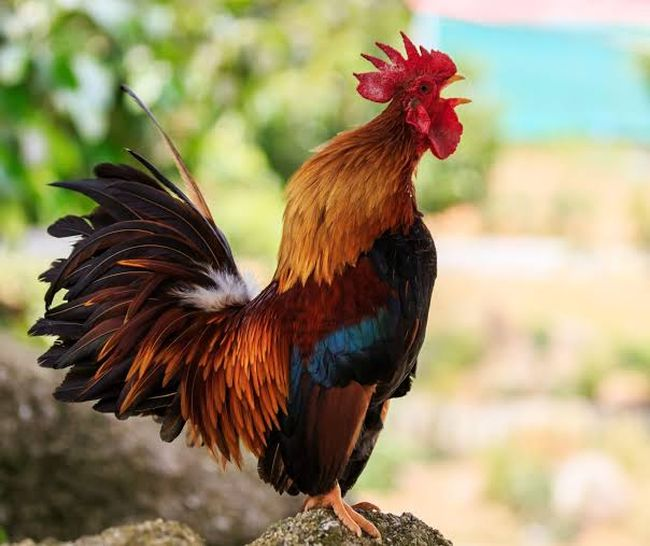
#> input picture load_image/ajem.jpeg, 650 x 546 px, found by its file name
$ jupyter execute js12_kmeans_mochammad_hairullah.ipynb
#> lines starting #> are read from the running program, lines starting #| are printed output that depends on the picture
# K-Means

Capaian Pembelajaran
1. Mahasiswa dapat menjelaskan konsep K-Means untuk klasterisasi data
2. Mahasiswa dapat menerapkan K-Means pada kasus dunia nyata

[cell 1]
from google.colab import drive
drive.mount('/content/drive')

## Sekilas tentang k-Means
k-Means adalah salah satu algoritma klasterisasi yang termasuk dalam jenis algoritma unsupervised. Algoritma ini memiliki fungsi untuk mempelajari properti data yang berupa label kelompok data yang bersifat diskrit (jelas dan countable)

## Import Library

[cell 2]
import matplotlib.pyplot as plt
import seaborn as sns; sns.set()
import numpy as np

## Pengantar k-Means

[cell 3]
from sklearn.datasets import make_blobs
X, y_true = make_blobs(n_samples=300, centers=4,
                       cluster_std=0.60, random_state=0)
plt.scatter(X[:, 0], X[:, 1], s=50);

[cell 4]
from sklearn.cluster import KMeans
kmeans = KMeans(n_clusters=4)
kmeans.fit(X)
y_kmeans = kmeans.predict(X)

[cell 5]
plt.scatter(X[:, 0], X[:, 1], c=y_kmeans, s=50, cmap='viridis')

centers = kmeans.cluster_centers_
plt.scatter(centers[:, 0], centers[:, 1], c='black', s=200, alpha=0.5)

## Algoritma Expectation-Maximization

[cell 6]
from sklearn.metrics import pairwise_distances_argmin

def find_clusters(X, n_clusters, rseed=2):
    # 1. Randomly choose clusters
#> called with X = array of shape (300, 2), n_clusters = 4, rseed = 2
    rng = np.random.RandomState(rseed)
    i = rng.permutation(X.shape[0])[:n_clusters]
    centers = X[i]

    while True:
        # 2a. input label center yang baru
        labels = pairwise_distances_argmin(X, centers)

        # 2b. update center dari titik baru
        new_centers = np.array([X[labels == i].mean(0)
                                for i in range(n_clusters)])

        # 2c. cek konvergensi
        if np.all(centers == new_centers):
            break
        centers = new_centers

    return centers, labels

centers, labels = find_clusters(X, 4)
plt.scatter(X[:, 0], X[:, 1], c=labels,s=50, cmap='viridis');

### Perubahan random

[cell 7]
centers, labels = find_clusters(X, 4, rseed=0)
plt.scatter(X[:, 0], X[:, 1], c=labels,s=50, cmap='viridis');
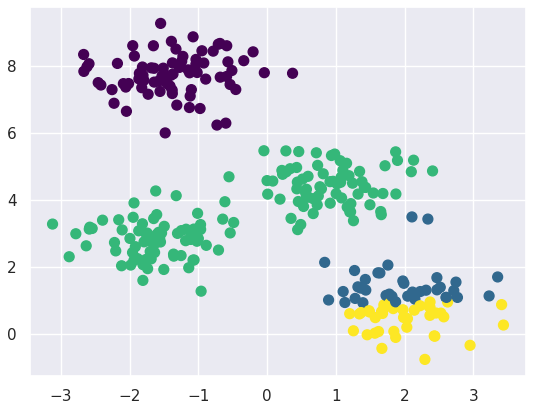
#> figure drawn by matplotlib, 1 panel

### Optimalisasi Jumlah Klaster

[cell 8]
labels = KMeans(6, random_state=0).fit_predict(X)
plt.scatter(X[:, 0], X[:, 1], c=labels, s=50, cmap='viridis');
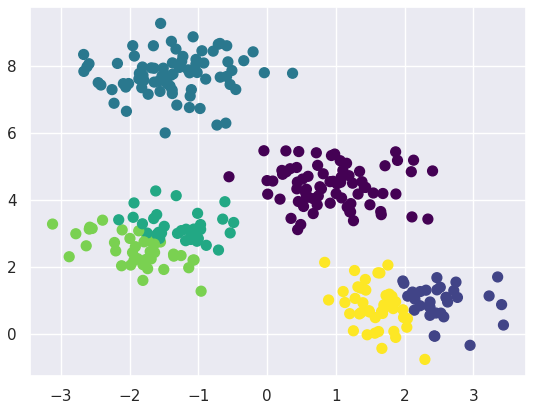
#> figure drawn by matplotlib, 1 panel

### Batas Klaster yang Tidak Selalu Linier

[cell 9]
from sklearn.datasets import make_moons
X, y = make_moons(200, noise=.05, random_state=0)

[cell 10]
labels = KMeans(2, random_state=0).fit_predict(X)
plt.scatter(X[:, 0], X[:, 1], c=labels,s=50, cmap='viridis');
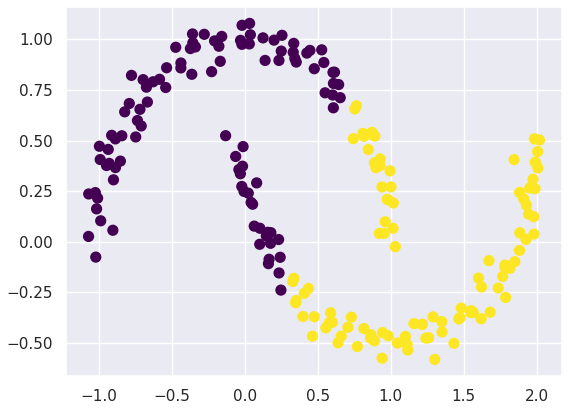
#> figure drawn by matplotlib, 1 panel

[cell 11]
from sklearn.cluster import SpectralClustering
model = SpectralClustering(n_clusters=2, affinity='nearest_neighbors',
                           assign_labels='kmeans')
labels = model.fit_predict(X)
plt.scatter(X[:, 0], X[:, 1], c=labels, s=50, cmap='viridis');

## Contoh Kasus 1: Karakter Angka

[cell 12]
from sklearn.datasets import load_digits
digits = load_digits()
digits.data.shape

[cell 13]
# terapkan K-Means
kmeans = KMeans(n_clusters=10, random_state=0)
clusters = kmeans.fit_predict(digits.data)
kmeans.cluster_centers_.shape

[cell 14]
fig, ax = plt.subplots(2, 5, figsize=(8, 3))
centers = kmeans.cluster_centers_.reshape(10, 8, 8)
for axi, center in zip(ax.flat, centers):
    axi.set(xticks=[], yticks=[])
    axi.imshow(center, interpolation='nearest', cmap=plt.cm.binary)
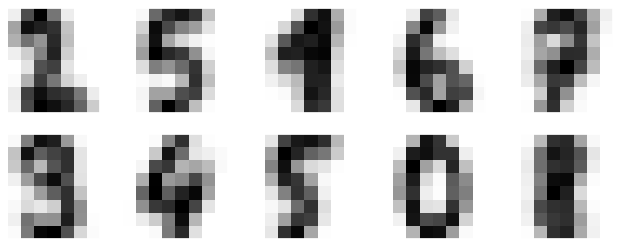
#> figure drawn by matplotlib, 10 panels

[cell 15]
from scipy.stats import mode

labels = np.zeros_like(clusters)
for i in range(10):
    mask = (clusters == i)
    labels[mask] = mode(digits.target[mask])[0]

[cell 16]
from sklearn.metrics import accuracy_score
accuracy_score(digits.target, labels)

[cell 17]
from sklearn.metrics import confusion_matrix
mat = confusion_matrix(digits.target, labels)
sns.heatmap(mat.T, square=True, annot=True, fmt='d', cbar=False,
            xticklabels=digits.target_names,
            yticklabels=digits.target_names)
plt.xlabel('true label')
plt.ylabel('predicted label');
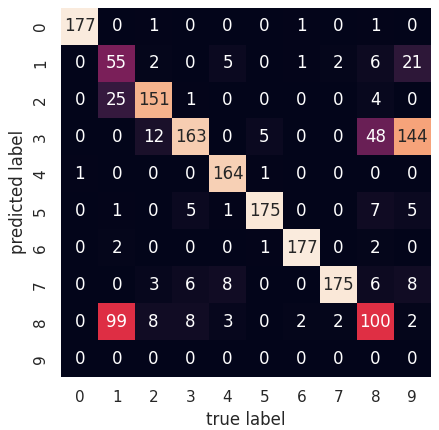
#> figure drawn by matplotlib, 1 panel

[cell 18]
from sklearn.manifold import TSNE


tsne = TSNE(n_components=2, init='random', random_state=0)
digits_proj = tsne.fit_transform(digits.data)

# hitung klaster
kmeans = KMeans(n_clusters=10, random_state=0)
clusters = kmeans.fit_predict(digits_proj)

# permutasi label
labels = np.zeros_like(clusters)
for i in range(10):
    mask = (clusters == i)
    labels[mask] = mode(digits.target[mask])[0]

# hitung akurasi
accuracy_score(digits.target, labels)

## Studi Kasus 2: Kompresi Citra

[cell 19]
from skimage import io
img = io.imread("./img/ajem.jpeg")
#> img is the input picture: shape (546, 650, 3); mean R, G, B 153.8, 142.4, 109.3
io.imshow(img)

[cell 20]
img.shape
#> Out = (546, 650, 3)

[cell 21]
data = img / 255.0
data = data.reshape(546 * 650, 3)
data.shape
#> Out = (354900, 3)

[cell 22]
def plot_pixels(data, title, colors=None, N=10000):
#> called with data = array of shape (354900, 3), N = 10000
    if colors is None:
        colors = data

    # choose a random subset
    rng = np.random.RandomState(0)
    i = rng.permutation(data.shape[0])[:N]
    colors = colors[i]
    R, G, B = data[i].T
#> R = 10000 values, max 1 at index 24, min 0 at index 3665, mean 0.607; G = 10000 values, max 0.98 at index 1820, min 0 at index 285, mean 0.561; B = 10000 values, max 1 at index 856, min 0 at index 47, mean 0.43

    fig, ax = plt.subplots(1, 2, figsize=(16, 6))
    ax[0].scatter(R, G, color=colors, marker='.')
    ax[0].set(xlabel='Red', ylabel='Green', xlim=(0, 1), ylim=(0, 1))

    ax[1].scatter(R, B, color=colors, marker='.')
    ax[1].set(xlabel='Red', ylabel='Blue', xlim=(0, 1), ylim=(0, 1))

    fig.suptitle(title, size=20);

[cell 23]
plot_pixels(data, title='Input color space: 16 million possible colors')
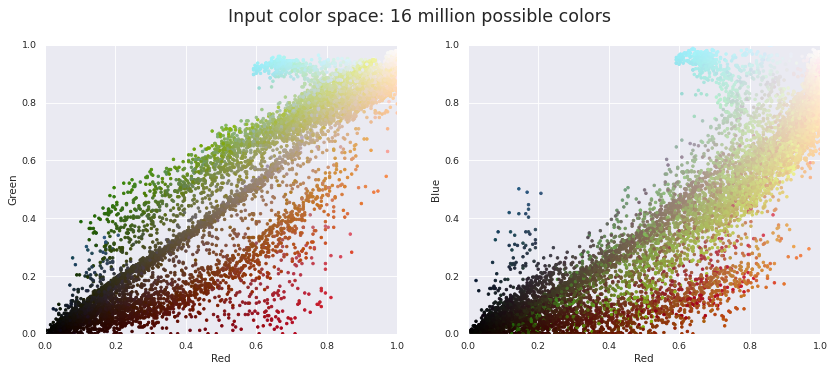
#> figure drawn by matplotlib, 2 panels

[cell 24]
import warnings; warnings.simplefilter('ignore')  # Fix NumPy issues.

from sklearn.cluster import MiniBatchKMeans
kmeans = MiniBatchKMeans(16)
kmeans.fit(data)
new_colors = kmeans.cluster_centers_[kmeans.predict(data)]

plot_pixels(data, colors=new_colors,title="Reduced color space: 16 colors")
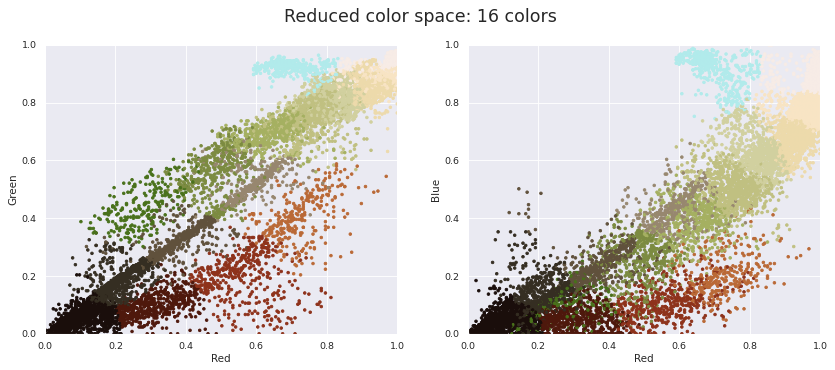
#> figure drawn by matplotlib, 2 panels

[cell 25]
img_recolored = new_colors.reshape(img.shape)
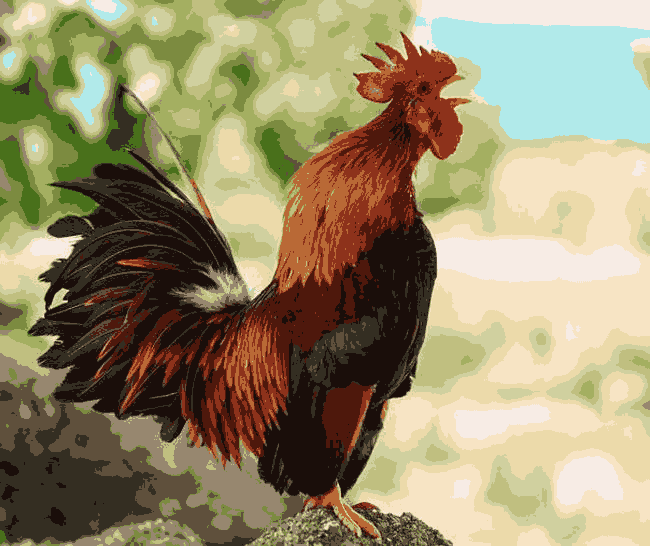
#> img_recolored: shape (546, 650, 3) float64; mean R, G, B 0.603, 0.558, 0.429

fig, ax = plt.subplots(1, 2, figsize=(16, 6),
                       subplot_kw=dict(xticks=[], yticks=[]))
fig.subplots_adjust(wspace=0.05)
ax[0].imshow(img)
ax[0].set_title('Original Image', size=16)
ax[1].imshow(img_recolored)
ax[1].set_title('16-color Image', size=16);

## Metode Elbow - Dalam-Cluster-Sum of Squared Errors (WSS)

[cell 26]
def calculate_WSS(points, kmax):
#> called with points = array of shape (200, 2), kmax = 10
  sse = []
  for k in range(1, kmax+1):
    kmeans = KMeans(n_clusters = k).fit(points)
    centroids = kmeans.cluster_centers_
    pred_clusters = kmeans.predict(points)
    curr_sse = 0


    for i in range(len(points)):
      curr_center = centroids[pred_clusters[i]]
      curr_sse += (points[i, 0] - curr_center[0]) ** 2 + (points[i, 1] - curr_center[1]) ** 2

    sse.append(curr_sse)
  return sse

[cell 27]
ycall = [1,2,3,4,5,6,7,8,9,10]

yWSS = calculate_WSS(X, 10)

plt.plot(ycall, yWSS)
plt.title('Elbow Method - WSS')
plt.xlabel('Amount of Cluster')
plt.ylabel('WSS Value')
plt.show()
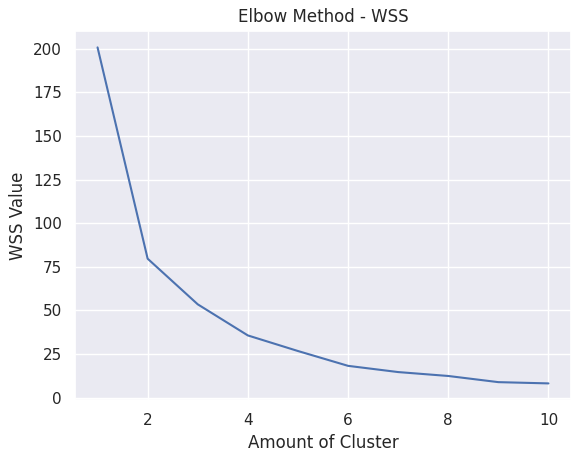
#> figure drawn by matplotlib, 1 panel; curve peaks at x = 1, y = 200.7

## Silhouette

[cell 28]
from sklearn.metrics import silhouette_score

sil = []
kmax = 10

for k in range(2, kmax+1):
  kmeans = KMeans(n_clusters = k).fit(X)
  labels = kmeans.labels_
  sil.append(silhouette_score(X, labels, metric = 'euclidean'))

sil

[cell 29]
xsil = [1,2,3,4,5,6,7,8,9]

plt.plot(xsil, sil)
plt.title('Elbow Method - WSS')
plt.xlabel('Jumlah Klaster')
plt.ylabel('Nilai WSS')
plt.show()
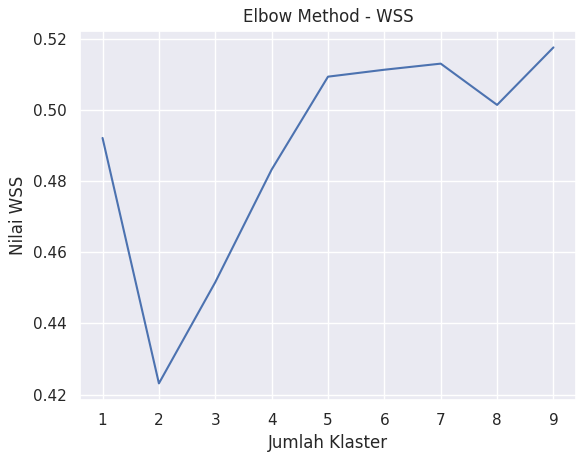
#> figure drawn by matplotlib, 1 panel

$ run again, with load_image/2041720074.png saved as load_image/ajem.jpeg
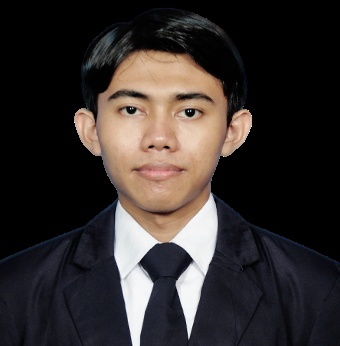
#> input picture load_image/2041720074.png, 340 x 346 px, found by its file name
#> img is the input picture: shape (346, 340, 3); mean R, G, B 52.6, 46.4, 45.1
#> in plot_pixels, `R, G, B = data[i].T`:
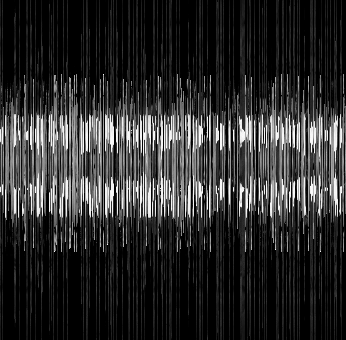
#> B: shape (340, 346) float64; min 0, max 1, mean 0.177
#> `plt.show()`:
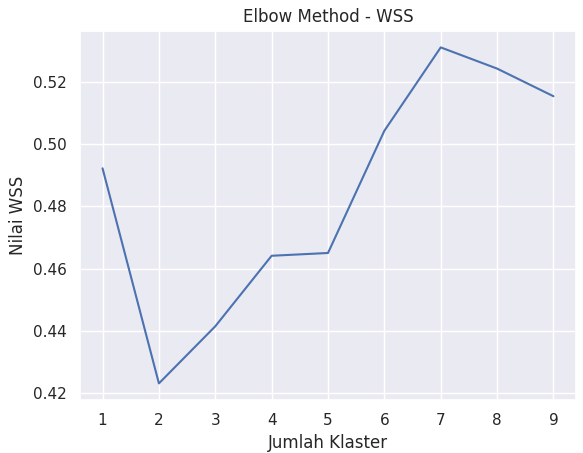
#> figure drawn by matplotlib, 1 panel
